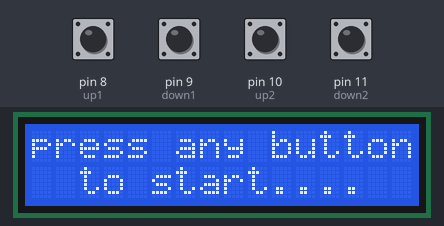
Bench run of a sketch on a simulated Arduino Uno, built with avr-gcc and run on an emulated ATmega328P. Parts: 16×2 character LCD. The test bench sets the inputs (shaded band); at power-on: pin 8 (up1), pin 9 (down1), pin 10 (up2), pin 11 (down2) LOW.

Above: at 1.2 s.
1.3 s: pin 9 (down1) pulled HIGH for 0.3 s
At 2.6 s:
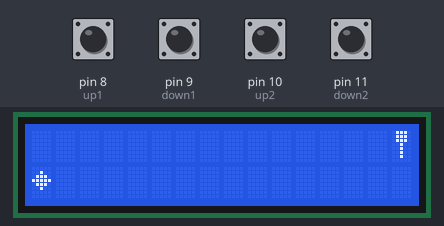
3.1 s: pin 8 (up1) pulled HIGH for 0.3 s
At 4.1 s:
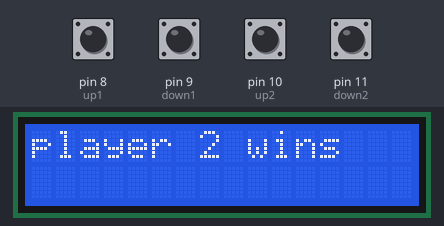
5.4 s: pin 11 (down2) pulled HIGH for 0.3 s
At 5.52 s:
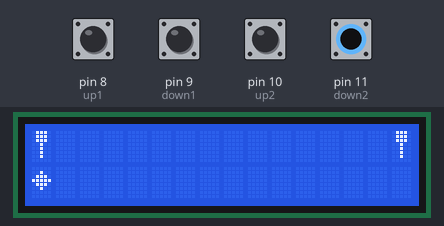
7.2 s: pin 8 (up1) pulled HIGH for 1 s
At 7.23 s:
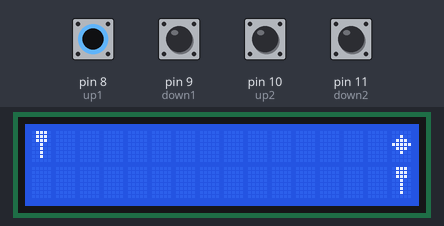
9.7 s: pin 9 (down1) pulled HIGH for 1 s
At 9.76 s:
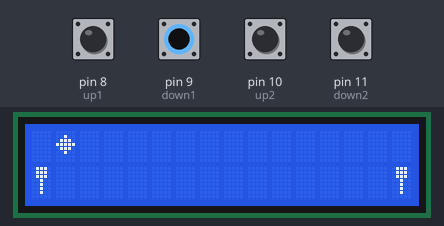
12.2 s: pin 11 (down2) pulled HIGH for 1 s
At 13.1 s:
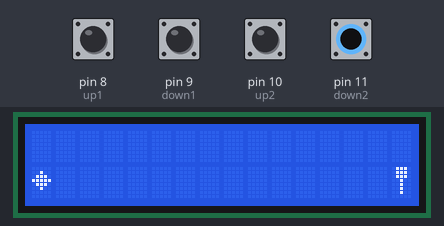

Measured:
- after the input at 1.3 s, the display: first changes after 0.05 s (image 1 shows a later state)
- after the input at 3.1 s, the display: first changes at once (image 2 shows a later state)
- after the input at 5.4 s, the display: changes after 0.11 s (image 3)
- after the input at 7.2 s, the display: changes at once (image 4)
- after the input at 9.7 s, the display: first changes at once (image 5 shows a later state)
- after the input at 12.2 s, the display: first changes after 0.25 s (image 6 shows a later state)

The sketch:

ping_pong.ino
```cpp
#include <LiquidCrystal.h>

LiquidCrystal lcd(7, 6, 5, 4, 3, 2);

byte ball[8] = { B00000,
                 B00100,
                 B01110,
                 B11111,
                 B01110,
                 B00100,
                 B00000}; //custom ball shape

byte bat[8] = { B01110,
               B01110,
               B01110,
               B00100,
               B00100,
               B00100,
               B00100};  //custom bat shape

int up1=8;    //up for player 1
int up2=10;   //down for player 1
int down1=9;  //up for player 2
int down2=11; //down for player 2

int d=0; // 0 indiactes ball is travelling towards right
         // 1 indiactes ball is travelling towards left

int bt1_x=0;  // x coordinates of bat of player 1
int bt1_y=0;  // y coordinates of bat of player 1

int bt2_x=15; // x coordinated of bat of player 2
int bt2_y=0;  // y coordinated of bat of player 2

int bl_x=1; // x coordinated of ball
int bl_y=0; // y coordinated of ball

int play = 0; // to check weather the game is On.

void setup()
{
  lcd.begin(16, 2);
  lcd.clear();

  lcd.createChar(0, ball);  //create ball
  lcd.createChar(1, bat); //create racket or bat

  pinMode(up1, INPUT);    //configure buttons for inputs
  pinMode(down1, INPUT);
  pinMode(up2, INPUT);
  pinMode(down2, INPUT);

  Serial.begin(9600);
}

void loop()
{
  if(play == 0) //if no one is playing
  {
    lcd.clear();
    lcd.setCursor(0,0);
    lcd.print("press any button");
    lcd.setCursor(2,1);
    lcd.print("to start....");
    delay(250);
    if(digitalRead(up1) == HIGH || digitalRead(down1) == HIGH || digitalRead(up2) == HIGH || digitalRead(down2) == HIGH )
    {
      play = 1; // start the game
      lcd.clear();
    }
  }

  if(play == 1)
  {

    lcd.setCursor(bt1_x,bt1_y);
    lcd.write(byte(1));
    lcd.setCursor(bt2_x,bt2_y);
    lcd.write(byte(1));
    lcd.setCursor(bl_x,bl_y);
    lcd.write(byte(0));
    delay(40);

    // if the ball is moving right
    if(d==0)
    {
      if(bl_x==15) // if the ball has reached the last position on right side
      {
        d=1;  //reverse the direction
        if(bl_y!=bt2_y) //if bat misses the ball
        {
          play=0;
          lcd.clear();
          lcd.print("player 1 wins");
          delay(250);
        }
      }
      else //move the ball forward
      {
        bl_x = bl_x + 1;
        bl_y = !bl_y;
      }
    }

    // if the ball is moving left
    if(d==1 && play==1)
    {
      if(bl_x==0) // if the ball has reached the last position on left side
      {
        d=0;  //reverse the direction of ball
        if(bl_y!=bt1_y) //if bat misses the ball
        {
          play=0;
          lcd.clear();
          lcd.print("player 2 wins");
          delay(250);
        }
      }
      else  //move the ball forward
      {
        bl_x = bl_x - 1;
        bl_y = !bl_y;
      }
    }
    if(digitalRead(up1) == HIGH)
    {
      bt1_x=0;
      bt1_y=0;
    }
    if(digitalRead(down1) == HIGH)
    {
      bt1_x=0;
      bt1_y=1;
    }
    if(digitalRead(up2) == HIGH)
    {
      bt2_x=15;
      bt2_y=0;
    }
    if(digitalRead(down2) == HIGH)
    {
      bt2_x=15;
      bt2_y=1;
    }
    lcd.clear();
  }
}
```
